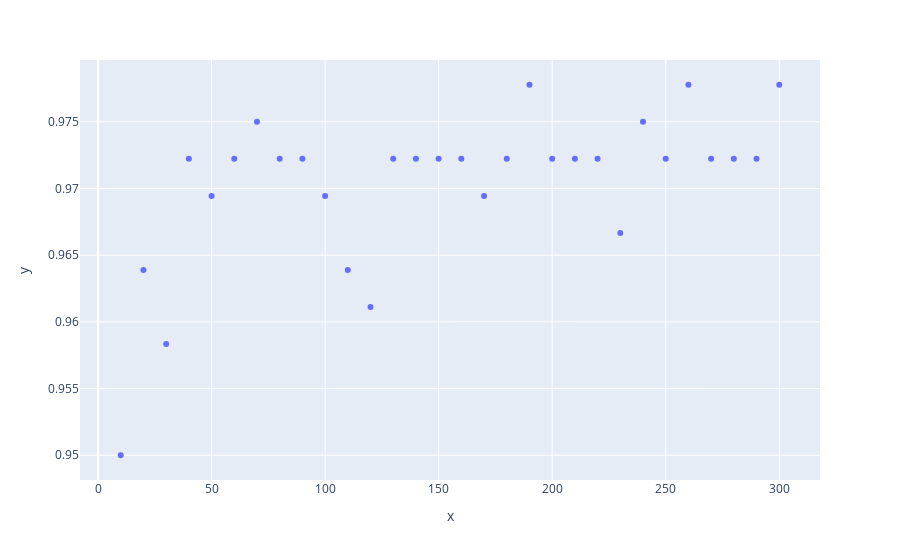

This figure's notebook cell:
### Markdown cell above
Po około 30 epokach uzysujemy dobrą dokładność. Dalsze zwiększanie liczby epok nie zmienia dokładności w znaczący sposób.

### Code cell
test_variable_param(n=1, epochs=range(10, 310, 10))

### Figure 1 — Plotly figure (JSON) as saved in the notebook; plotly's stock layout.template omitted (floating-point values rounded to 4 significant figures)
{"data": [{"hovertemplate": "x=%{x}<br>y=%{y}<extra></extra>", "legendgroup": "", "marker": {"color": "#636efa", "symbol": "circle"}, "mode": "markers", "name": "", "orientation": "v", "showlegend": false, "type": "scatter", "x": [10, 20, 30, 40, 50, 60, 70, 80, 90, 100, 110, 120, 130, 140, 150, 160, 170, 180, 190, 200, 210, 220, 230, 240, 250, 260, 270, 280, 290, 300], "xaxis": "x", "y": [0.95, 0.9639, 0.9583, 0.9722, 0.9694, 0.9722, 0.975, 0.9722, 0.9722, 0.9694, 0.9639, 0.9611, 0.9722, 0.9722, 0.9722, 0.9722, 0.9694, 0.9722, 0.9778, 0.9722, 0.9722, 0.9722, 0.9667, 0.975, 0.9722, 0.9778, 0.9722, 0.9722, 0.9722, 0.9778], "yaxis": "y"}], "layout": {"legend": {"tracegroupgap": 0}, "margin": {"t": 60}, "xaxis": {"anchor": "y", "domain": [0, 1], "title": {"text": "x"}}, "yaxis": {"anchor": "x", "domain": [0, 1], "title": {"text": "y"}}}}
